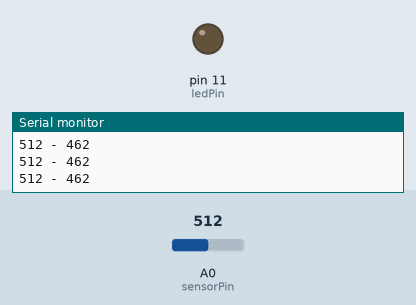
Recording of a sketch running on a simulated Arduino Uno, built with avr-gcc and run on an emulated ATmega328P. Shown: output pins drawn as LEDs (lit = HIGH), the last lines printed to the serial monitor. The test bench sets the inputs (shaded band); at power-on: A0 (sensorPin) = 512.

Above: at 1.2 s.
1.3 s: A0 (sensorPin) set to 472
2.8 s: A0 (sensorPin) set to 454
At 3.8 s:
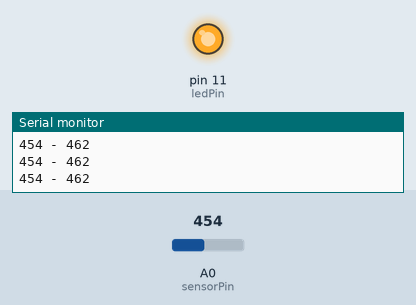
4.5 s: A0 (sensorPin) set to 511
At 5.3 s:
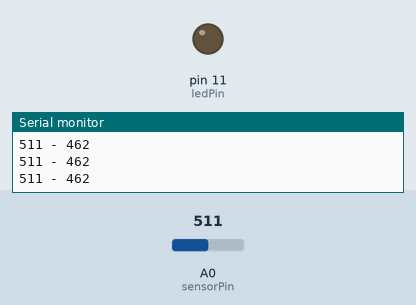
6.3 s: A0 (sensorPin) set to 306
At 8.0 s:
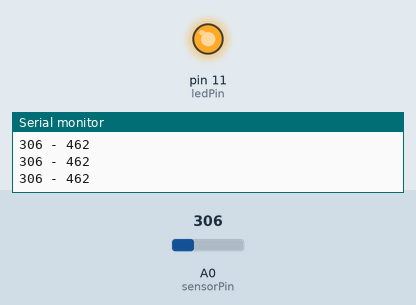
Timing chart, 0 to 9.1 s (numbered marks = the images above; inputs shaded):
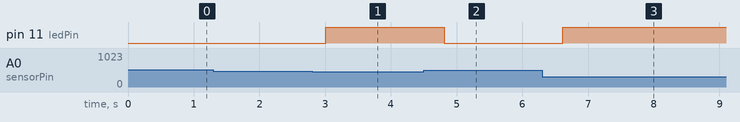

The sketch:

LDR_photoresistor.ino
```cpp
/*
SparkFun Inventor's Kit
Example sketch 07

PHOTORESISTOR

  Read a photoresistor (light sensor) to detect "darkness" and turn on an LED when it is "dark" and turn back off again when it is "bright."

This sketch was written by SparkFun Electronics,
with lots of help from the Arduino community.
This code is completely free for any use.
Visit http://learn.sparkfun.com/products/2 for SIK information.
Visit http://www.arduino.cc to learn more about Arduino.
*/


// As usual, we'll create constants to name the pins we're using.
// This will make it easier to follow the code below.

const int sensorPin = 0;
const int ledPin = 11;

// We'll also set up some global variables for the light level a calibration value and     //and a raw light value
int lightCal;
int lightVal;


void setup()
{
  Serial.begin(9600);
  // We'll set up the LED pin to be an output.
  pinMode(ledPin, OUTPUT);
  lightCal = analogRead(sensorPin);
  //we will take a single reading from the light sensor and store it in the lightCal
  //variable. This will give us a prelinary value to compare against in the loop
}


void loop()
{
  //Take a reading using analogRead() on sensor pin and store it in lightVal
  lightVal = analogRead(sensorPin);
  Serial.print(lightVal);
  Serial.print(" - ");
  Serial.println(lightCal-50);
  delay(200);
  //if lightVal is less than our initial reading (lightCal) minus 50 it is dark and
  //turn pin 9 HIGH. The (-50) part of the statement sets the sensitivity. The smaller
  //the number the more sensitive the circuit will be to variances in light.
  if(lightVal < lightCal - 50)
  {
    digitalWrite(11,HIGH);
  }

  //else, it is bright, turn pin 9 LOW
  else
  {
    digitalWrite(11,LOW);
  }

}
```

Measured:
- the behaviour switches between 462 and 461 on A0 (sensorPin) (found by bisection; images 0 and 1)
- after the input at 2.8 s, pin 11 (ledPin): LOW → HIGH after 0.21 s
- after the input at 4.5 s, pin 11 (ledPin): HIGH → LOW after 0.31 s
- after the input at 6.3 s, pin 11 (ledPin): LOW → HIGH after 0.32 s
